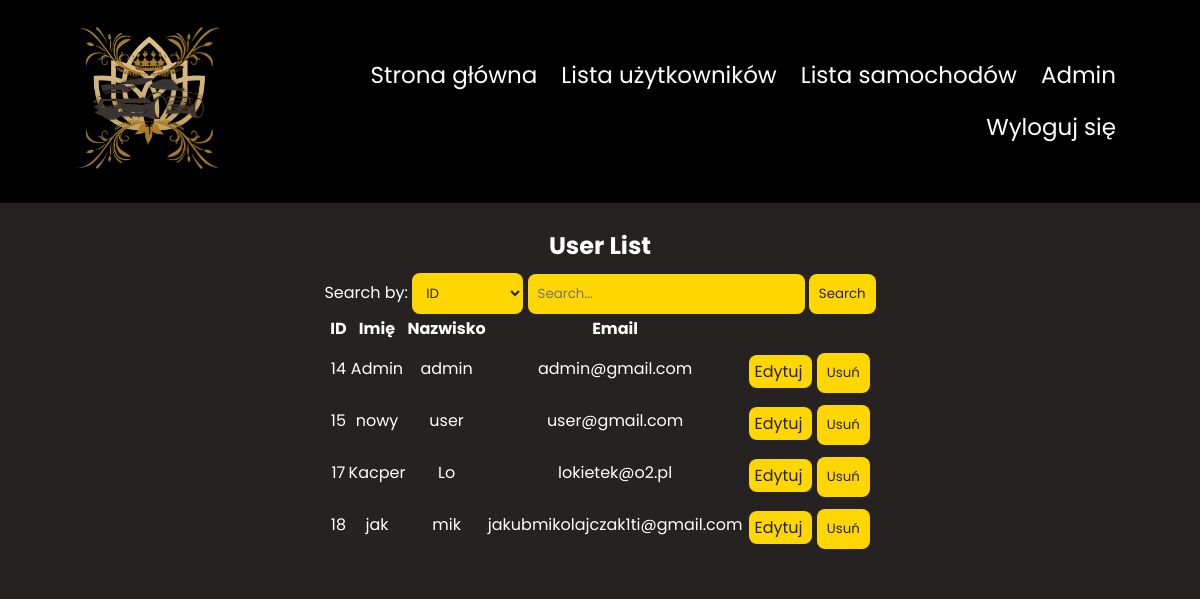
/strony/user_list.php (signed in), run on an earlier commit of the app's database.
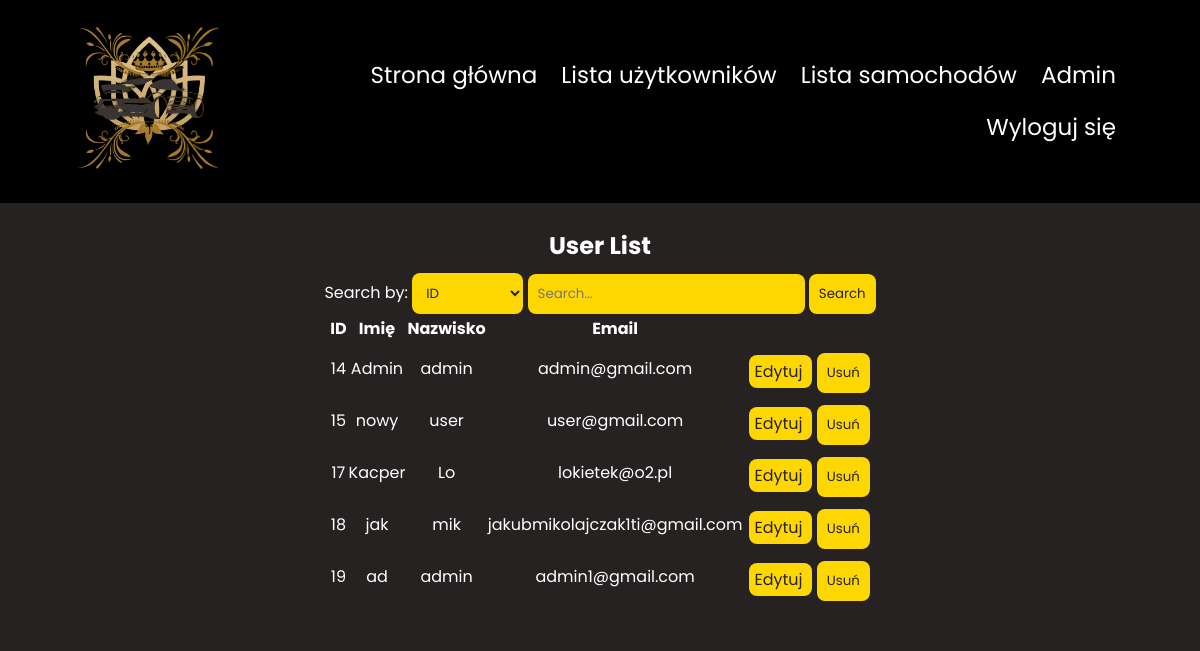
And on a later commit of the database.
### tables this page shows
CREATE TABLE `users` (
  `id_user` int(11) NOT NULL,
  `name` varchar(60) NOT NULL,
  `surname` varchar(60) NOT NULL,
  `email` varchar(60) NOT NULL,
  `role_id` tinyint(4) NOT NULL DEFAULT 1,
  `password` varchar(150) NOT NULL,
  `ver_code` varchar(50) NOT NULL,
  `is_verified` tinyint(1) NOT NULL DEFAULT 0
);

### scripts/user_list.php (the view, shortened to what this page needs)
<?php
$searchAttribute = isset($_GET['searchAttribute']) ? $_GET['searchAttribute'] : 'id_user';
$searchValue = isset($_GET['searchValue']) ? $_GET['searchValue'] : '';
require_once("connect.php");
$sql = "SELECT * FROM users WHERE $searchAttribute LIKE '%$searchValue%'";
$result = $conn->query($sql);
if ($result->num_rows > 0) {
    echo '<table>';
    echo '<tr><th>ID</th><th>Imię </th><th>Nazwisko </th><th>Email</th><th></th></tr>';
    while ($row = $result->fetch_assoc()) {
        echo '<tr>';
        echo '<td>' . $row['id_user'] . '</td>';
        echo '<td>' . $row['name'] . '</td>';
        echo '<td>' . $row['surname'] . '</td>';
        echo '<td>' . $row['email'] . '</td>';
        echo '<td><a href="./edit_user.php?id=' . $row['id_user'] . '">Edytuj </a>';
        echo '<button onclick="deleteUser(' . $row['id_user'] . ')">Usuń</button></td>';
        echo '</tr>';
    }
    echo '</table>';
} else {
    echo 'Nie znaleziono użytkowników.';
}
?>

### strony/user_list.php (shortened to what this page needs)
<?php session_start();
if(!isset($_SESSION["auth_user"])){
    header("location: ./index.php");
}
else{
    if($_SESSION["auth_user"]["role"] !=2){
        header("location: ./index.php");
    }
    else{
?>
<!DOCTYPE html>
<html lang="en">
<head>
    <link rel="stylesheet" href="../CSS/offers.css">
    <link rel="stylesheet" href="https://cdn.jsdelivr.net/npm/@fortawesome/fontawesome-free@6.4.2/css/fontawesome.min.css">
    <link rel="stylesheet" href="https://cdn.jsdelivr.net/npm/@fortawesome/fontawesome-free@6.4.2/css/fontawesome.min.css">
    <link href='https://unpkg.com/boxicons@2.1.4/css/boxicons.min.css' rel='stylesheet'>
</head>
<body>
<?php require_once "../components/navbar.php"; ?>
    <div class="car-details">
        <h2>User List</h2>
        <form action="user_list.php" method="get">
            <label for="searchAttribute">Search by:</label>
            <select name="searchAttribute" id="searchAttribute">
                <option value="id_user">ID</option>
            </select>
            <input type="text" name="searchValue" placeholder="Search...">
            <button type="submit">Search</button>
        </form>
        <?php include '../scripts/user_list.php'; ?>
    </div>
<?php }} ?>
</body>
</html>

### components/navbar.php (shortened to what this page needs)
<nav>
            <a href="index.php"><img src="../images/carlogo.png" alt=""></a>
            <div class="nav-links" id="navlinks">
                    <ul>
                        <?php
                        if(isset($_SESSION["auth_user"]) && $_SESSION["auth_user"]["role"]==2){
                            echo '<li> <a href="index.php"> Strona główna </a> </li>';
                            echo '<li> <a href="user_list.php"> Lista użytkowników </a> </li>';
                            echo '<li> <a href="car_admin_list.php"> Lista samochodów </a> </li>';
                        }
                        else{
                        ?>
                        <li><a href="index.php">Strona Główna</a></li>
                        <li><a href="offers.php">Oferta</a></li>
                        <?php
                        }
                            if(isset($_SESSION["auth_user"])){
                                echo '<li><a href="./rent_List.php">' . $_SESSION['auth_user']['name'] . '</a></li>';
                                echo '<li><a href="../scripts/logout.php">Wyloguj się</a></li>';
                            }
                            else{
                                echo '<li><a href="logandreg.php">Zaloguj się | Załóż konto </a></li>';
                            }
                        ?>
                    </ul>
            </div>
</nav>

### CSS/offers.css (style rules this page uses)
* { margin: 0; padding: 0; font-family: 'Poppins', sans-serif; }
body { background-color: #272222; }
nav { display: flex; padding: 2% 6%; justify-content: space-between; align-items: center; background-color: black; }
nav img { width: 150px; }
.nav-links { flex: 1; text-align: right; }
.nav-links ul li { list-style: none; display: inline-block; padding: 8px 12px; position: relative; }
.nav-links ul li a { color: white; text-decoration: none; font-size: 23px; }
.nav-links ul li::after { content: ''; width: 0%; height: 2px; background: gold; display: block; margin: auto; transition: 0.5s; }
a { color: #ff000d; text-decoration: underline; text-align: center; }
.car-details { display: flex; flex-direction: column; align-items: center; justify-content: center; padding: 20px; margin: 5px; background-color: #272222; color: white; text-align: center; }
.car-details input, select, button, textarea { background-color: #FFD700; color: #272222; padding: 10px; margin-top: 10px; border: none; cursor: pointer; border-radius: 8px; }
.car-details a { text-decoration: none; background-color: #FFD700; color: #272222; cursor: pointer; border-radius: 8px; padding: 5px; margin: 5px; }

What changed in the data, as far as the page shows it:
added users: id_user "19", name "ad", surname "admin", email "admin1@gmail.com"
